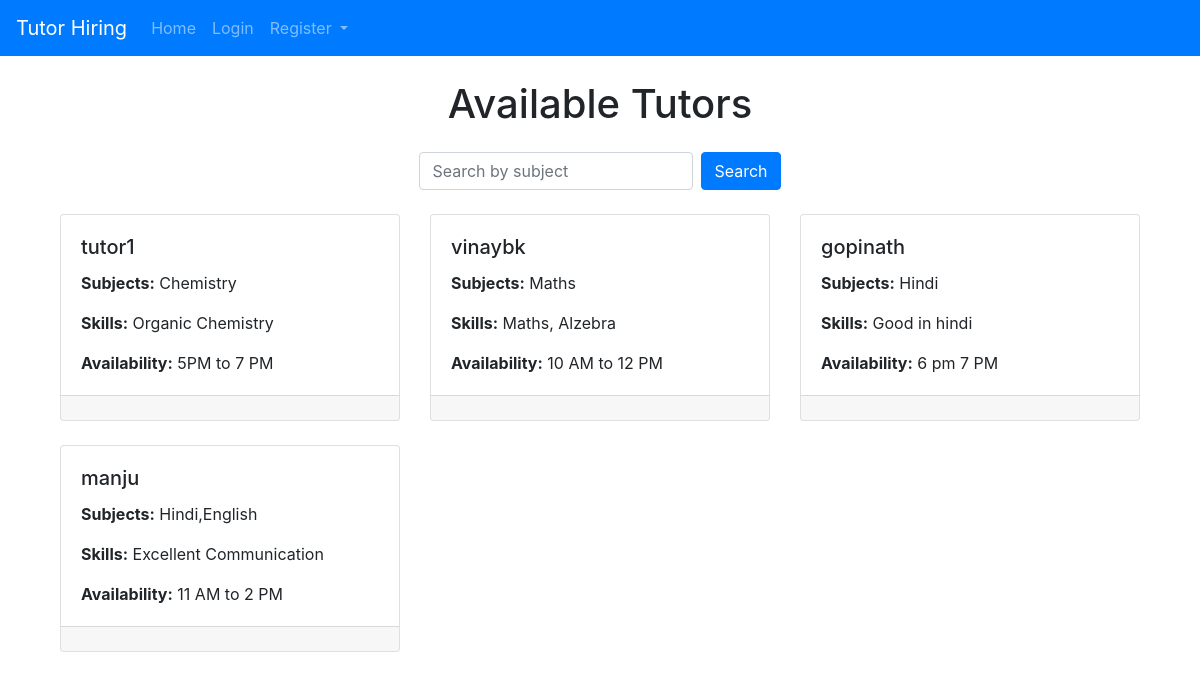
The page / on the database its author committed.
### main/models.py (models this page shows)
class Tutor(models.Model):
    user = models.OneToOneField(User, on_delete=models.CASCADE)
    subjects = models.CharField(max_length=200)
    skills = models.CharField(max_length=200)
    availability = models.CharField(max_length=200)

class User(AbstractUser):
    is_student = models.BooleanField(default=False)
    is_tutor = models.BooleanField(default=False)
    groups = models.ManyToManyField(
        'auth.Group',
        related_name='main_users',
        blank=True,
        help_text='The groups this user belongs to. A user will get all permissions granted to each of their groups.',
        verbose_name='groups',
    )
    user_permissions = models.ManyToManyField(
        'auth.Permission',
        related_name='main_users',
        blank=True,
        help_text='Specific permissions for this user.',
        verbose_name='user permissions',
    )

### main/views.py (the view)
# urls.py: path('', views.home, name='home'),
def home(request):
    search_query = request.GET.get('search', '')
    if search_query:
        tutors = Tutor.objects.filter(subjects__icontains=search_query)
    else:
        tutors = Tutor.objects.all()
    return render(request, 'main/home.html', {'tutors': tutors})

### main/templates/main/home.html (shortened to what this page needs)
{% extends 'base.html' %}
{% block content %}
<div class="container mt-4">
    <h1 class="text-center mb-4">Available Tutors</h1>
    <form method="get" action="{% url 'home' %}" class="form-inline justify-content-center mb-4">
        <input class="form-control mr-2" type="search" placeholder="Search by subject" name="search" value="{{ request.GET.search }}">
        <button class="btn btn-primary" type="submit">Search</button>
    </form>
    <div class="row">
        {% for tutor in tutors %}
        <div class="col-md-4 mb-4">
            <div class="card h-100">
                <div class="card-body">
                    <h5 class="card-title">{{ tutor.user.username }}</h5>
                    <p class="card-text"><strong>Subjects:</strong> {{ tutor.subjects }}</p>
                    <p class="card-text"><strong>Skills:</strong> {{ tutor.skills }}</p>
                    <p class="card-text"><strong>Availability:</strong> {{ tutor.availability }}</p>
                </div>
                <div class="card-footer text-center">
                </div>
            </div>
        </div>
        {% endfor %}
    </div>
</div>
{% endblock %}

### main/templates/base.html (shortened to what this page needs)
<!DOCTYPE html>
<html lang="en">
<head>
    <link rel="stylesheet" href="https://stackpath.bootstrapcdn.com/bootstrap/4.3.1/css/bootstrap.min.css">
    <link rel="stylesheet" href="https://cdnjs.cloudflare.com/ajax/libs/font-awesome/5.15.3/css/all.min.css">
</head>
<body>
    <nav class="navbar navbar-expand-lg navbar-dark bg-primary">
        <a class="navbar-brand" href="{% url 'home' %}">Tutor Hiring</a>
        <div class="collapse navbar-collapse" id="navbarNav">
            <ul class="navbar-nav mr-auto">
                <li class="nav-item"><a class="nav-link" href="{% url 'home' %}">Home</a></li>
                {% if user.is_authenticated %}
                    {% if user.is_student %}
                        <li class="nav-item"><a class="nav-link" href="{% url 'student_dashboard' %}">My Profile</a></li>
                    {% elif user.is_tutor %}
                        <li class="nav-item"><a class="nav-link" href="{% url 'tutor_dashboard' %}">My Profile</a></li>
                    {% endif %}
                    <li class="nav-item">
                        <form id="logout-form" method="post" action="{% url 'logout' %}" style="display: inline;">
                            {% csrf_token %}
                            <button type="submit" class="nav-link btn btn-link" style="display: inline; padding: 0; margin: 0; border: none; background: none; cursor: pointer;">Logout</button>
                        </form>
                    </li>
                {% else %}
                    <li class="nav-item"><a class="nav-link" href="{% url 'login' %}">Login</a></li>
                    <li class="nav-item dropdown">
                        <a class="nav-link dropdown-toggle" href="#" id="navbarDropdown" role="button" data-toggle="dropdown" aria-haspopup="true" aria-expanded="false">
                            Register
                        </a>
                    </li>
                {% endif %}
            </ul>
        </div>
    </nav>
    <div class="container">
        {% block content %}
        {% endblock %}
    </div>
</body>
</html>

### rows shown on the page
Tutor: user.username "tutor1", subjects "Chemistry", skills "Organic Chemistry", availability "5PM to 7 PM"
Tutor: user.username "vinaybk", subjects "Maths", skills "Maths, Alzebra", availability "10 AM to 12 PM"
Tutor: user.username "gopinath", subjects "Hindi", skills "Good in hindi", availability "6 pm 7 PM"
Tutor: user.username "manju", subjects "Hindi,English", skills "Excellent Communication", availability "11 AM to 2 PM"
